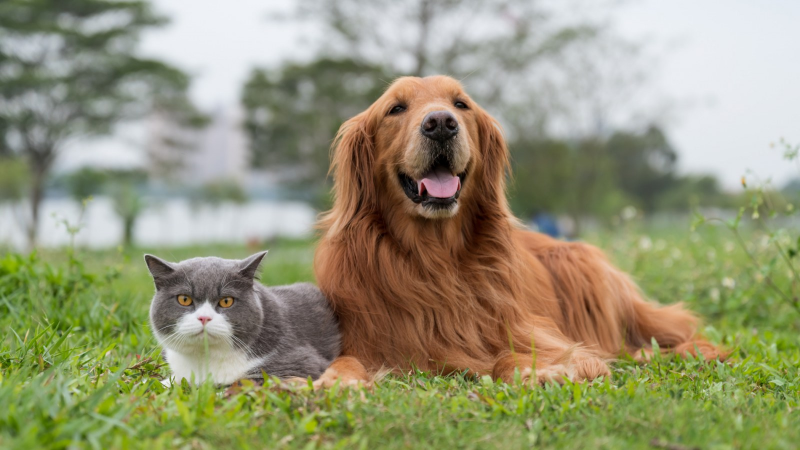
%> input picture final_exam/cat_and_dog.jpg, 1600 x 900 px (shown at 1/2 size)
$ octave script.m   (GNU Octave 9; MATLAB toolbox functions it lacks are replaced by stand-ins)
%> lines starting %> are read from the running program, lines starting %| are printed output that depends on the picture
### final_exam/NMS.m
function [keep] = NMS(data, thresh)
    x1 = data(:, 1);
    y1 = data(:, 2);
    x2 = data(:, 3);
    y2 = data(:, 4);
    scores = data(:, 5);

    areas = (x2 - x1) .* (y2 - y1);
    [~, order] = sort(scores, 'descend');

    i = 1;
    while ~isempty(order) % order is not empty
        keep(i) = order(1);
        len = length(order);

        xx1 = max(x1(order(1)), x1(order(2:len)));
        yy1 = max(y1(order(1)), y1(order(2:len)));
        xx2 = min(x2(order(1)), x2(order(2:len)));
        yy2 = min(y2(order(1)), y2(order(2:len)));

        w = max(0, xx2 - xx1);
        h = max(0, yy2 - yy1);

        inter = w .* h;
        union = areas(order(1)) + areas(order(2:len)) - inter;

        iou = inter ./ union;
        ids = find(iou <= thresh);
        order = order(ids + 1);

        i = i + 1;
    end
end

### final_exam/drawRectangle.m
function [] = drawRectangle(data)
    position = data(1:4);
    if data(6) == 0
        color = 'r'; % red
        txt = sprintf('cat: %.2f', data(5));
    elseif data(6) == 1
        color = 'g'; % green
        txt = sprintf('dog: %.2f', data(5));
    end

    rec_pos = [position(1), position(2), ... % x, y(top-left point)
               position(3)-position(1), position(4)-position(2)]; % w, h

    rectangle('Position', rec_pos, ...
              'LineWidth', 2, ...
              'EdgeColor', color)

    text_pos = [rec_pos(1), rec_pos(2)-17, 75, 15];

    rectangle('Position', text_pos, ...
              'LineWidth', 2, ...
              'EdgeColor', color, ...
              'FaceColor', color)

    text(text_pos(1)+2, text_pos(2)+7, txt, ...
         'FontSize', 10, ...
         'FontName', 'Comic Sans MS')
end

### final_exam/script.m
clc; clear; close all

img = imread('cat_and_dog.jpg');
%> img is the input picture: size 900x1600x3 uint8; mean R, G, B 149.7, 148.9, 118.1
img = imresize(img, 0.5); % resize to 50% size
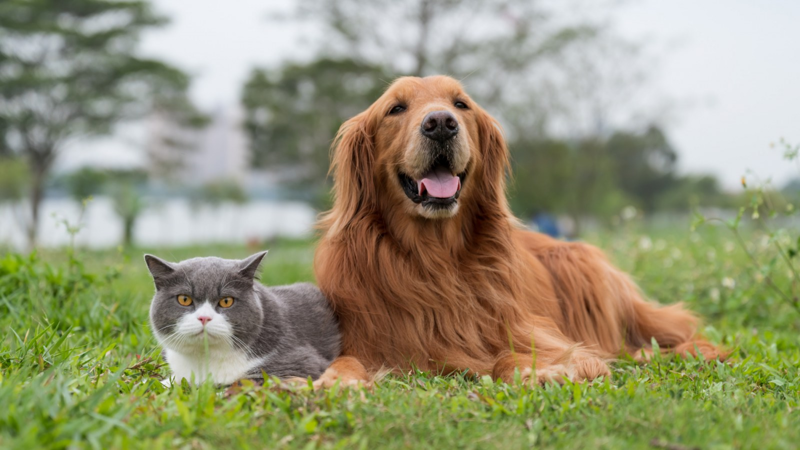
%> img: size 450x800x3 uint8; mean R, G, B 149.7, 148.9, 118.1

data = [130 256 346 392 0.95 0  % [x1, y1, y2, y2, score, class]
        142 252 335 387 0.98 0  % x1, y1 is top-left point
        151 260 341 380 0.91 0  % x2, y2 is bottom-right point
        140 240 360 400 0.93 0  % score is confidence of detection
        345 90  700 370 0.92 1  % class is type of object
        335 85  650 365 0.94 1
        326 80  640 390 0.89 1
        340 79  680 378 0.97 1];

figure('Name', 'Before NMS Processing', ...
       'NumberTitle', 'off')
imshow(img)

hold on
for i = 1:size(data, 1) % get row number
    drawRectangle(data(i, :))
end
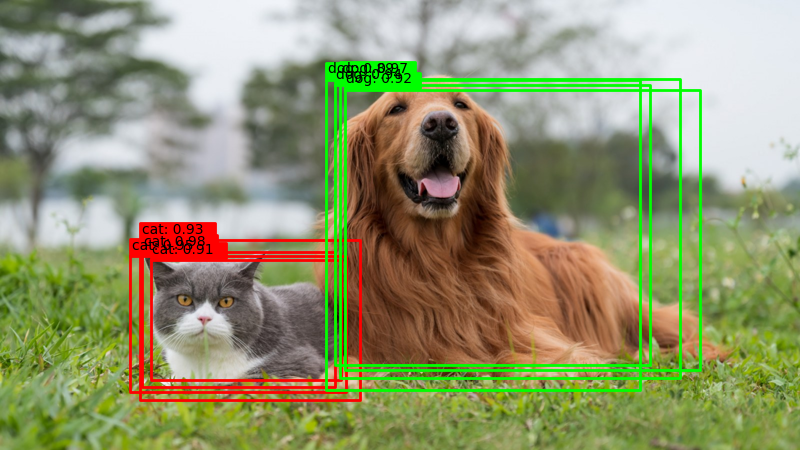
%> figure redrawn from the program's plot data
hold off

keep_id = NMS(data, 0.3); % NMS threshold = 0.3

figure('Name', 'After NMS Processing', ...
       'NumberTitle', 'off')
imshow(img)

hold on
for i = keep_id
    drawRectangle(data(i, :))
end
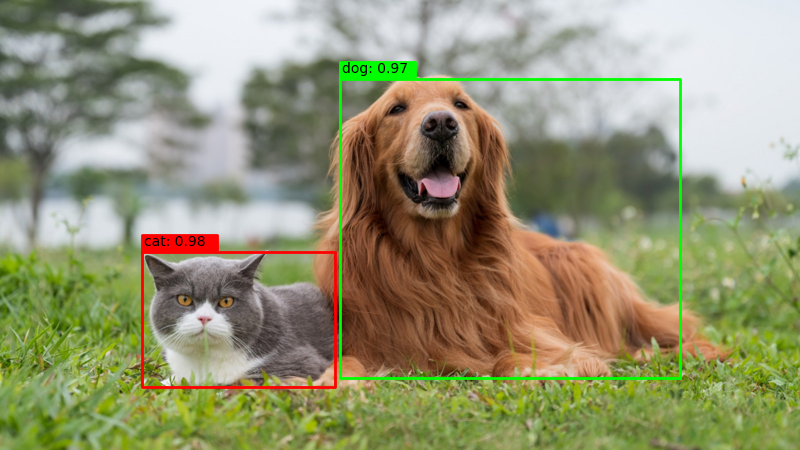
%> figure redrawn from the program's plot data
hold off
